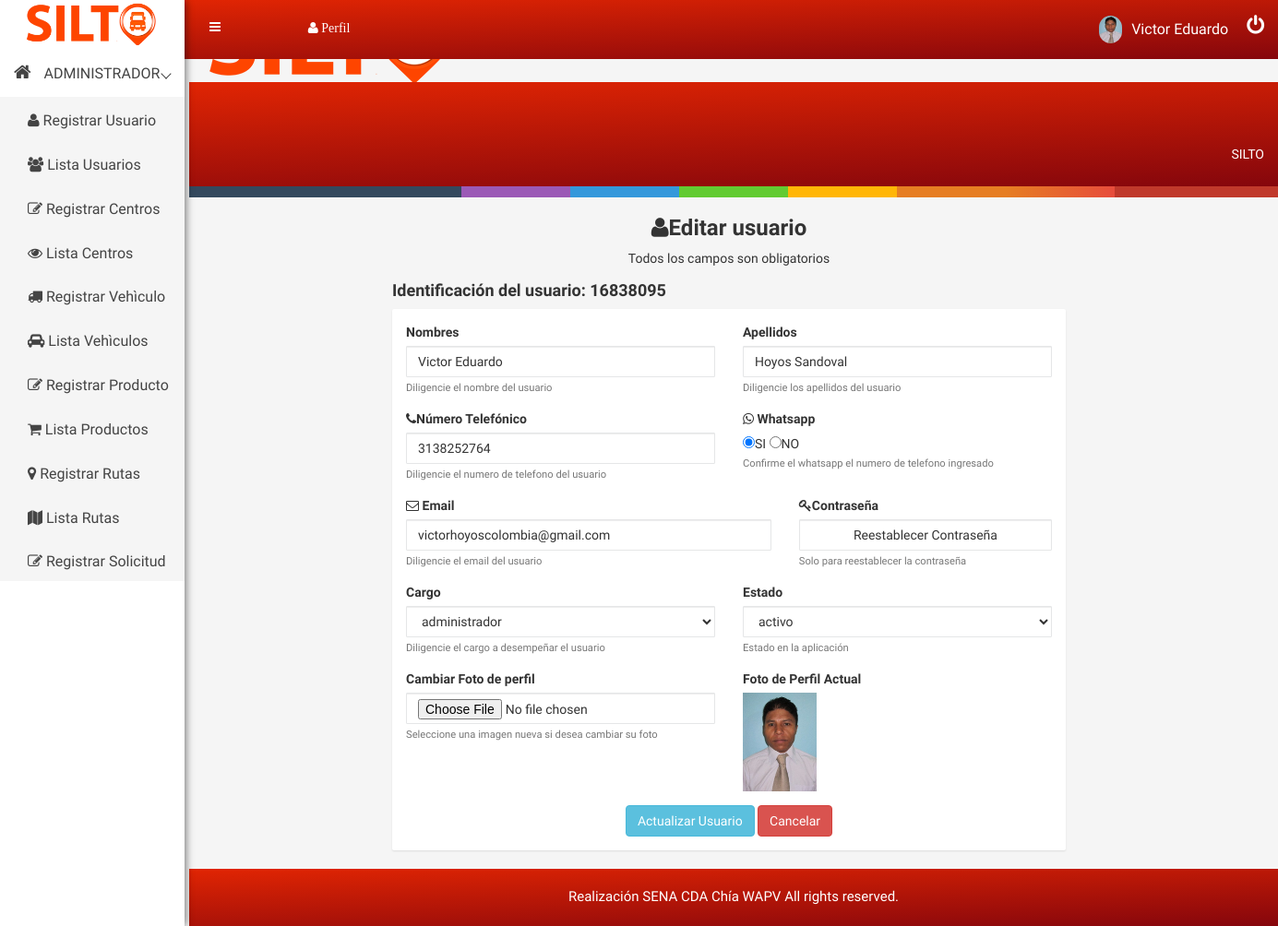
Page /usuario/leer/16838095 (signed in) on the committed database.
### tables this page shows
CREATE TABLE `usuario` (
  `identificacion` bigint(12) NOT NULL COMMENT 'Identificacion de user',
  `nombre` varchar(20) NOT NULL COMMENT 'Nombre de usuario',
  `apellido` varchar(22) NOT NULL COMMENT 'Apellido  de usuario',
  `email` varchar(38) NOT NULL COMMENT 'Email usuario',
  `telefono` varchar(14) NOT NULL COMMENT 'Numero de celular',
  `whatsapp` varchar(2) NOT NULL COMMENT 'Whatsapp',
  `cargo` varchar(13) NOT NULL COMMENT 'Rol de usuario',
  `estado` varchar(9) NOT NULL COMMENT 'Estado del Usuario',
  `fecha_ingreso` date NOT NULL DEFAULT current_timestamp() COMMENT 'Fecha de ingreso usuario.',
  `foto` varchar(300) NOT NULL COMMENT 'Foto de usuario',
  `pass` varchar(255) NOT NULL COMMENT 'Clave de email.'
);

### libs/view.php (called while the page is built, shortened)
<?php
class View{
    function render($nombre){
        require 'views/' . $nombre . '.php';
    }
}
?>

### controllers/usuario.php (called while the page is built, shortened)
<?php
class Usuario extends Controller{
    function __construct(){
        $this->view->mensaje="";
    }
    function leer($param = null){
        $identificacion = $param[0];
        $usuario = $this->model->readById($identificacion);
        $this->view->usuario = $usuario;
        $this->view->render('admin/editarusuario');
    }
}

### index.php (called while the page is built, shortened)
<?php
    require 'libs/database.php';
    require 'libs/controller.php';
    require 'libs/view.php';
    $app = new App();
?>

### models/usuariomodel.php (called while the page is built, shortened)
<?php
include_once('models/usuario.php');
class UsuarioModel extends Model{
    public function readById($id){
        $item = new UsuarioDAO();
        try{
            $query = $this->db->connect()->prepare('SELECT * FROM usuario WHERE identificacion = :id');
            $query->execute(['id' => $id]);
            while($row = $query->fetch()){
                $item->identificacion    = $row['identificacion'];
                $item->nombre     = $row['nombre'];
                $item->apellido   = $row['apellido'];
                $item->email      = $row['email'];
                $item->telefono   = $row['telefono'];
                $item->pass              = $row['pass'];
                $item->whatsapp   = $row['whatsapp'];
                $item->cargo             = $row['cargo'];
                $item->estado            = $row['estado'];
                $item->fecha_ingreso     = $row['fecha_ingreso'];
                $item->foto              = $row['foto'];
            }
            return $item;
        }catch(PDOException $e){
            if(constant("DEBUG")){
                echo $e->getMessage();
            }
            return null;
        }
    }
}

### libs/database.php (called while the page is built)
<?php
class Database{
    private $host;
    private $db;
    private $user;
    private $password;
    private $charset;
    public function __construct(){
        $this->host     = constant('HOST');
        $this->db       = constant('DB');
        $this->user     = constant('USER');
        $this->password = constant('PASSWORD');
        $this->charset  = constant('CHARSET');
    }
    function connect(){
        try{
            $connection = "mysql:host=" . $this->host . ";dbname=" . $this->db . ";charset=" . $this->charset;
            $options = [
                PDO::ATTR_ERRMODE            => PDO::ERRMODE_EXCEPTION,
                PDO::ATTR_EMULATE_PREPARES   => false,
            ];
            $pdo = new PDO($connection, $this->user, $this->password, $options);
            return $pdo;
        }catch(PDOException $e){
            print_r('Error connection: ' . $e->getMessage());
        }
    }
}
?>

### libs/controller.php (called while the page is built, shortened)
<?php
class Controller{
    function loadModel($model){
        $url = 'models/'.$model.'model.php';
        if(file_exists($url)){
            $this->model = new $modelName();
        }
    }
}
?>

### views/admin/editarusuario.php (the view, shortened to what this page needs)
<!DOCTYPE html>
<html lang="es">
<head>
    <?php require 'views/head.php'; ?>
</head>
<body>
    <?php require 'views/header.php'; ?>
    <div class="container-fluid">
        <div class="row container">
            <div class="col-lg-2 col-md-2 col-sm-2 col-xs-12"></div>
            <div class="col-lg-8 col-md-8 col-sm-8 col-xs-12">
                <div class="text-center custom-login">
                    <h3><i class="fa fa-user" aria-hidden="true"></i>Editar usuario</h3>
                    <p>Todos los campos son obligatorios</p>
                </div>
                <h4> Identificación del usuario: <?php echo strtoupper($this->usuario->identificacion); ?></h4>
                <div class="hpanel">
                    <div class="panel-body">
                        <form action="<?php echo constant('URL'); ?>usuario/editar" method="POST" enctype="multipart/form-data">
                            <div class="row">
                                <div class="form-group col-md-6">
                                    <label for="nombre">Nombres</label>
                                    <input type="text" name="nombre" id="nombre" class="form-control" value="<?php echo $this->usuario->nombre; ?>" placeholder="Ej: Luis Felipe" required>
                                    <small id="nombreHelp" class="form-text text-muted">Diligencie el nombre del usuario</small>
                                </div>
                                <div class="form-group col-md-6">
                                    <label for="apellido">Apellidos</label>
                                    <input type="text" name="apellido" id="apellido" class="form-control" value="<?php echo $this->usuario->apellido; ?>" placeholder="Ej: Agudelo Restrepo" required>
                                    <small id="apellidoHelp" class="form-text text-muted">Diligencie los apellidos del usuario</small>
                                </div>
                                <div class="form-group col-md-6">
                                    <label for="telefono"><i class="fa fa-phone" aria-hidden="true"></i>Número Telefónico</label>
                                    <input type="number" name="telefono" id="telefono" class="form-control" value="<?php echo $this->usuario->telefono; ?>" placeholder="Ej: 3040000000" required>
                                    <small id="telefonoHelp" class="form-text text-muted">Diligencie el numero de telefono del usuario</small>
                                </div>
                                <div class="form-group  col-md-6">
                                    <label for="whatsapp"><i class="fa fa-whatsapp" aria-hidden="true"></i> Whatsapp</label><br>
                                    <input class="custom-control-input" required type="radio" name="whatsapp" id="whatsapp1" value="SI" checked>SI
                                    <input class="custom-control-input" type="radio" name="whatsapp" id="whatsapp0" value="NO">NO<br>
                                    <small id="whatsappHelp" class="form-text text-muted">Confirme el whatsapp el numero de telefono ingresado</small>
                                </div>
                                <div class="form-group col-md-7">
                                    <label for="email"><i class="fa fa-envelope-o" aria-hidden="true"></i> Email</label>
                                    <input type="email" name="email" id="email" class="form-control" value="<?php echo $this->usuario->email; ?>" placeholder="Ej: usuario@gmail.com" required>
                                    <small id="emailHelp" class="form-text text-muted">Diligencie el email del usuario</small>
                                </div>
                                <div class="form-group col-md-5 ">
                                    <label for="pass"><i class="fa fa-key" aria-hidden="true"></i>Contraseña</label>
                                    <button type="button" class="btn btn-info form-control" onClick='window.location.assign("<?php echo constant('URL') . 'pass_usu/leer/' . $this->usuario->identificacion; ?>") '>Reestablecer Contraseña</button>
                                    <small  id="passHelp" class="form-text text-muted"> Solo para reestablecer la contraseña</small>
                                </div>
                                <div id="cargo" name="cargo" class="form-group col-md-6">
                                    <label for="cargo">Cargo</label>
                                    <select id="cargo" name="cargo" class="form-control" required>
                                        <option value="<?php echo $this->usuario->cargo; ?>"><?php echo $this->usuario->cargo; ?></option>
                                    </select>
                                    <small id="cargopHelp" class="form-text text-muted">Diligencie el cargo a desempeñar el usuario</small>
                                </div>
                                <div id="estado" name="estado" class="form-group col-md-6">
                                    <label for="estado">Estado</label>
                                    <select id="estado" name="estado" class="form-control" required>
                                        <option value="<?php echo $this->usuario->estado; ?>"><?php echo $this->usuario->estado; ?></option>
                                    </select>
                                    <small id="estadopHelp" class="form-text text-muted">Estado en la aplicación</small>
                                </div>
                                <div class="form-group col-md-6">
                                    <label for="foto">Cambiar Foto de perfil</label>
                                    <input type="file" name="foto" id="foto" class="form-control" accept=".jpg, .png, .jpeg">
                                    <small id="foto" class="form-text text-muted"> Seleccione una imagen nueva si desea cambiar su foto</small>
                                </div>
                                <div class="form-group col-md-6">
                                    <label for="foto">Foto de Perfil Actual</label><br>
                                    <img src="<?php echo constant('URL') . $this->usuario->foto; ?>" alt="imagen usuario" width="80" height="80">
                                </div>
                                <div class="text-center col-md-12">
                                    <input type="submit" class="btn btn-info" value="Actualizar Usuario">
                                    <input type="button" class="btn btn-danger" onClick='window.location.assign("<?php echo constant('URL'); ?>usuario")' value="Cancelar">
                                </div>
                            </div>
                        </form>
                    </div>
                </div>
            </div>
            <div class="col-lg-2 col-md-2 col-sm-2 col-xs-12"></div>
        </div>
    </div><br>
    <?php require 'views/footer.php'; ?>
</body>
</html>

### public/css/main.css (style rules this page uses)
html { color: #222; font-size: 1em; line-height: 1.4; }
audio, canvas, iframe, img, svg, video { vertical-align: middle; }

### public/css/style.css (style rules this page uses)
html, body { height: 100%; font-family: 'Play', sans-serif;font-weight:400;background:#f5f5f5; }
img { max-width:100%;height:auto }
p { margin:0 0 15px; }
h1, h2, h3, h4, h5, h6 { margin: 0 0 10px; font-weight:700; }
.form-control { background-color: #FFFFFF; background-image: none; border: 1px solid #e5e6e7; border-radius: 1px; color: inherit; display: block; padding: 6px 12px; transition: border-color 0.15s ease-in-out 0s, box-shadow 0.15s ease-in-out 0s; width: 100%; }
.hpanel .panel-body { background: #fff; border-radius: 2px; padding: 15px; position: relative; -webkit-box-shadow: 0px 1px 2px 0px rgba(0, 0, 0, 0.1); box-shadow: 0px 1px 2px 0px rgba(0, 0, 0, 0.1); }
.panel-body { padding: 15px; background:#fff; }

### rows in the picture
usuario: identificacion "16838095", nombre "Victor Eduardo", apellido "Hoyos Sandoval", telefono "3138252764", email "victorhoyoscolombia@gmail.com", cargo "administrador", estado "activo", foto (picture)

### other values in the picture
$_SESSION['cargo'] "ADMINISTRADOR"
$_SESSION['upd_nomb'] "Victor Eduardo"
